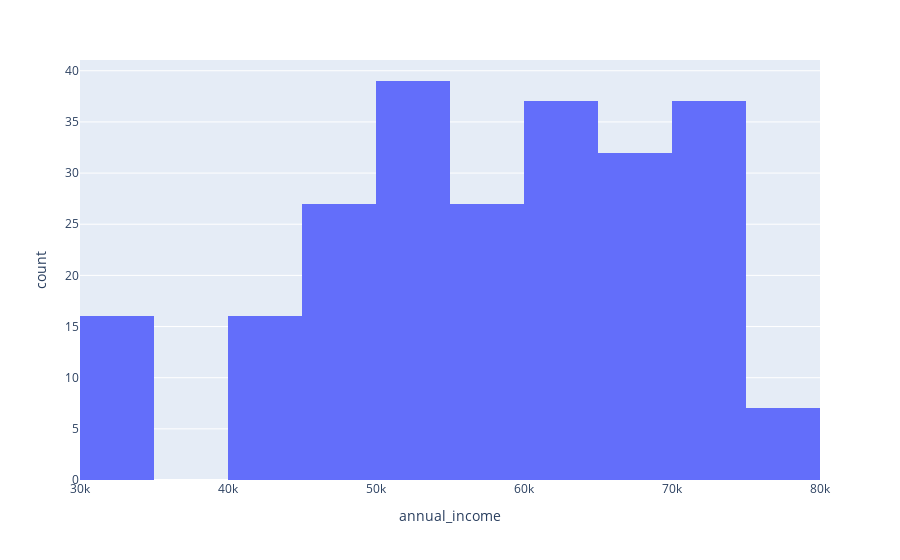

Source (notebook cell):
### Markdown cell above
2. Постройте гистограмму распределения зарплат клиентов на Севере.

### Code cell
df[df['region'] == 'North']
fig = px.histogram(df, x = 'annual_income')
fig.show()

### Figure 1 — Plotly figure (JSON) as saved in the notebook; plotly's stock layout.template omitted (floating-point values rounded to 4 significant figures; data arrays with more than 128 entries replaced by an {"elided": "..."} marker saying what was removed)
{"data": [{"alignmentgroup": "True", "bingroup": "x", "hovertemplate": "annual_income=%{x}<br>count=%{y}<extra></extra>", "legendgroup": "", "marker": {"color": "#636efa", "pattern": {"shape": ""}}, "name": "", "offsetgroup": "", "orientation": "v", "showlegend": false, "type": "histogram", "x": {"elided": "238 int values"}, "xaxis": "x", "yaxis": "y"}], "layout": {"barmode": "relative", "legend": {"tracegroupgap": 0}, "margin": {"t": 60}, "xaxis": {"anchor": "y", "domain": [0, 1], "title": {"text": "annual_income"}}, "yaxis": {"anchor": "x", "domain": [0, 1], "title": {"text": "count"}}}}
